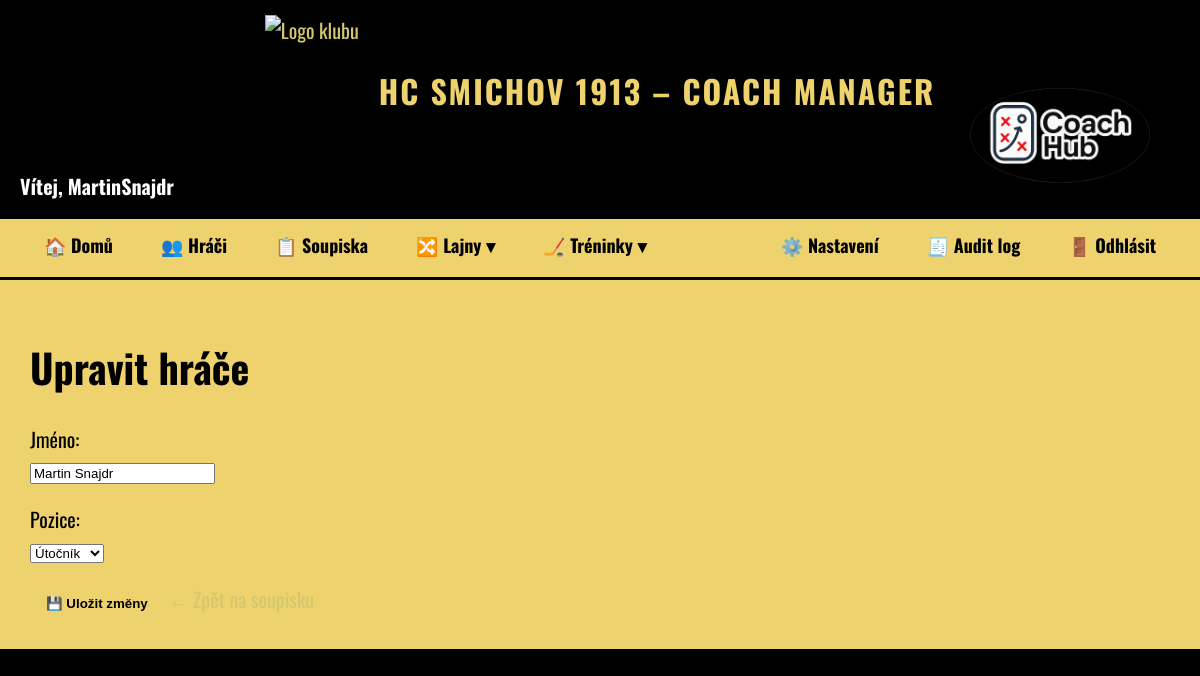
The page /edit_player/1 (signed in) on the database its author committed.
### coach/app.py (models this page shows, shortened)
class Team(db.Model):
    id = db.Column(db.Integer, primary_key=True)
    name = db.Column(db.String(120), nullable=False, unique=True)
    primary_color = db.Column(db.String(20), nullable=True)
    secondary_color = db.Column(db.String(20), nullable=True)
    logo_path = db.Column(db.String(255), nullable=True)
    created_at = db.Column(db.DateTime, default=datetime.utcnow)
    users = db.relationship('User', backref='team', lazy=True)

class User(UserMixin, db.Model):
    id = db.Column(db.Integer, primary_key=True)
    team_id = db.Column(db.Integer, db.ForeignKey('team.id'), nullable=True)
    username = db.Column(db.String(100), unique=True, nullable=True)
    first_name = db.Column(db.String(100), nullable=True)
    last_name = db.Column(db.String(100), nullable=True)
    email = db.Column(db.String(255), unique=True, nullable=False, index=True)
    password_hash = db.Column(db.String(255), nullable=False)
    role = db.Column(db.String(20), nullable=False, default='coach')  # 'coach' | 'player'
    created_at = db.Column(db.DateTime, default=datetime.utcnow)
    is_team_admin = db.Column(db.Boolean, default=False)
    is_approved = db.Column(db.Boolean, default=True)
    email_confirmed = db.Column(db.Boolean, default=False)
    email_confirmed_at = db.Column(db.DateTime, nullable=True)

class Player(db.Model):
    id = db.Column(db.Integer, primary_key=True)
    team_id = db.Column(db.Integer, db.ForeignKey('team.id'), nullable=True)
    name = db.Column(db.String(100), nullable=False)
    position = db.Column(db.String(10), nullable=False)  # F, D, G

### coach/app.py (the view)
@app.route("/edit_player/<int:player_id>", methods=["GET", "POST"])
@coach_required
def edit_player(player_id):
    player = Player.query.get_or_404(player_id)
    if player.team_id != current_user.team_id:
        flash('Není povoleno upravovat hráče jiného týmu.', 'error')
        return redirect(url_for('players'))
    if request.method == "POST":
        player.name = request.form.get("name")
        player.position = request.form.get("position")
        db.session.commit()
        return redirect(url_for("players"))
    return render_template("edit_player.html", player=player)

### coach/app.py (called while the page is built, shortened)
@app.before_request
def _set_csp_nonce():
    g.csp_nonce = secrets.token_urlsafe(16)

@app.context_processor
def _inject_csp_nonce():
    return {'csp_nonce': getattr(g, 'csp_nonce', '')}

@login_manager.user_loader
def load_user(user_id: str):
    try:
        return User.query.get(int(user_id))
    except Exception:
        return None

@app.before_request
def require_approval():
    from flask import request
    if not current_user.is_authenticated:
        return
    if getattr(current_user, 'email_confirmed', False) and getattr(current_user, 'is_approved', True):
        return

@app.before_request
def _run_ensure_team_admins_once():
    global _ADMIN_FIX_RAN
    if _ADMIN_FIX_RAN:
        return
    ensure_team_admins()
    _ADMIN_FIX_RAN = True

@app.context_processor
def inject_brand():
    brand = {'logo_url': None, 'primary': None, 'secondary': None, 'team_name': None}
    try:
        if current_user.is_authenticated and current_user.team_id:
            t = Team.query.get(current_user.team_id)
            if t:
                if t.logo_path:
                    brand['logo_url'] = url_for('static', filename=t.logo_path)
                brand['primary'] = t.primary_color or None
                brand['secondary'] = t.secondary_color or None
                brand['team_name'] = t.name or None
    except Exception as e:
        app.logger.warning('inject_brand failed: %s', e)
    return dict(brand=brand)

def coach_required(fn):
    @wraps(fn)
    def _wrap(*args, **kwargs):
        if not current_user.is_authenticated:
            return redirect(url_for('auth'))
        if getattr(current_user, 'role', 'player') != 'coach':
            flash('Tuto akci může provést pouze trenér.', 'error')
            return redirect(request.referrer or url_for('home'))
        return fn(*args, **kwargs)
    return _wrap

@app.context_processor
def inject_drill_nav():
    try:
        q = db.session.query(Drill.category)
        if current_user.is_authenticated and current_user.team_id:
            q = q.filter(Drill.team_id == current_user.team_id)
        cats = q.distinct().all()
        categories = [c[0] for c in cats if c and c[0]]
    except Exception:
        categories = []
    return { 'nav_drill_categories': categories }

### coach/templates/edit_player.html (shortened to what this page needs)
{% extends "base.html" %}
{% block content %}
<h1>Upravit hráče</h1>
<form method="POST">
    <p>
        <label>Jméno:</label><br>
        <input type="text" name="name" value="{{ player.name }}" required>
    </p>
    <p>
        <label>Pozice:</label><br>
        <select name="position" required>
            <option value="F" {% if player.position == "F" %}selected{% endif %}>Útočník</option>
        </select>
    </p>
    <button type="submit">💾 Uložit změny</button>
    <a href="{{ url_for('players') }}">← Zpět na soupisku</a>
</form>
{% endblock %}

### coach/templates/base.html (shortened to what this page needs)
<!DOCTYPE html>
<html lang="cs">
<head>
    <link rel="stylesheet" href="{{ url_for('static', filename='style.css') }}">
</head>
<body style="--brand-primary: {{ brand.primary or '#d4c76f' }}; --brand-secondary: {{ brand.secondary or '#000000' }};">
    <header class="header-top">
        <div class="logo">
            <img src="{{ brand.logo_url or url_for('static', filename='logo.png') }}" alt="Logo klubu">
            <h1>{{ brand.team_name or 'CoachHub' }} – COACH MANAGER</h1>
        </div>
        {% if current_user.is_authenticated %}
        <div class="header-user">
            <div class="welcome-left">
                <span>Vítej, {{ current_user.username or current_user.email }}</span>
            </div>
        </div>
        {% endif %}
        <a href="{{ url_for('home') }}" class="app-top-right-logo-link" aria-label="Domů">
            <img src="{{ url_for('static', filename='App_Logo.png') }}" alt="App Logo" class="app-top-right-logo">
        </a>
    </header>
    <div class="header-bottom">
  <nav>
    <ul class="nav-left">
      {% if current_user.is_authenticated %}
        <li><a href="{{ url_for('home') }}">🏠 Domů</a></li>
        <li><a href="{{ url_for('players') }}">👥 Hráči</a></li>
        <li><a href="{{ url_for('roster') }}">📋 Soupiska</a></li>
        <li class="dropdown">
          <a href="{{ url_for('lines') }}">🔀 Lajny</a>
        </li>
        <li class="dropdown">
          <a href="{{ url_for('drills') }}">🏒 Tréninky</a>
        </li>
      {% else %}
        <li><span class="nav-disabled">🏠 Domů</span></li>
        <li><span class="nav-disabled">👥 Hráči</span></li>
        <li><span class="nav-disabled">📋 Soupiska</span></li>
        <li><span class="nav-disabled">🔀 Lajny</span></li>
        <li><span class="nav-disabled">🏒 Tréninky</span></li>
      {% endif %}
    </ul>
    <ul class="nav-right">
      {% if current_user.is_authenticated %}
        <li><a href="{{ url_for('settings') }}">⚙️ Nastavení</a></li>
        {% if current_user.is_team_admin %}
          <li><a href="{{ url_for('audit_log') }}">🧾 Audit log</a></li>
        {% endif %}
      {% endif %}
      {% if current_user.is_authenticated %}
        <li><a href="{{ url_for('logout') }}">🚪 Odhlásit</a></li>
      {% else %}
        <li><a href="{{ url_for('auth') }}">🔐 Přihlásit</a></li>
      {% endif %}
    </ul>
  </nav>
</div>
    <main>
        {% block content %}
        {% endblock %}
    </main>
</body>
</html>

### coach/static/style.css (style rules this page uses)
body { margin: 0; font-family: 'Oswald', sans-serif; font-size: 20px; background-color: #000; color: #f5f5f5; }
.header-top { background-color: var(--brand-secondary, #000); color: #d4c76f; padding: 15px 20px; display: flex; flex-direction: column; align-items: center; position: relative; }
.header-top .logo { display: flex; align-items: center; gap: 20px; }
.header-top .logo img { height: 150px; }
.header-top .logo h1 { font-size: 32px; margin: 0; text-transform: uppercase; letter-spacing: 2px; color: var(--brand-primary, #d4c76f); }
.header-user { width: 100%; margin-top: 6px; }
.header-user .welcome-left { display: flex; align-items: center; gap: 10px; }
.header-user .welcome-left span { color: #fff; font-weight: 700; }
.header-bottom { background: var(--brand-primary, #d4c76f); border-top: 3px solid #000; border-bottom: 3px solid #000; position: relative; z-index: 5; }
.header-bottom nav { display: flex; justify-content: space-between; align-items: center; padding: 10px 30px; }
.header-bottom ul { list-style: none; margin: 0; padding: 0; display: flex; gap: 20px; }
.header-bottom a { text-decoration: none; color: #000; font-weight: 700; font-size: 18px; padding: 6px 14px; border-radius: 6px; transition: all 0.3s; }
.app-top-right-logo-link { position:absolute; right:20px; top:15px; display:block; z-index:1; }
.app-top-right-logo { height: 240px; width: auto; border: none; background: transparent; }
.nav-left li { position: relative; }
.dropdown > a::after { content: " ▾"; font-weight: 700; }
main { padding: 30px; background-color: var(--brand-primary, #d4c76f); color: #000; }
a { color: #d4c76f; text-decoration: none; }
button { background: var(--brand-primary, #d4c76f); color: #000; font-weight: bold; border: none; padding: 8px 16px; border-radius: 8px; cursor: pointer; transition: background 0.3s; }
ul { margin-top: 10px; padding-left: 20px; }
li { margin-bottom: 8px; }

### rows shown on the page
Team: name "HC SMICHOV 1913"
User: username "MartinSnajdr"
Player: name "Martin Snajdr", position "Útočník"
